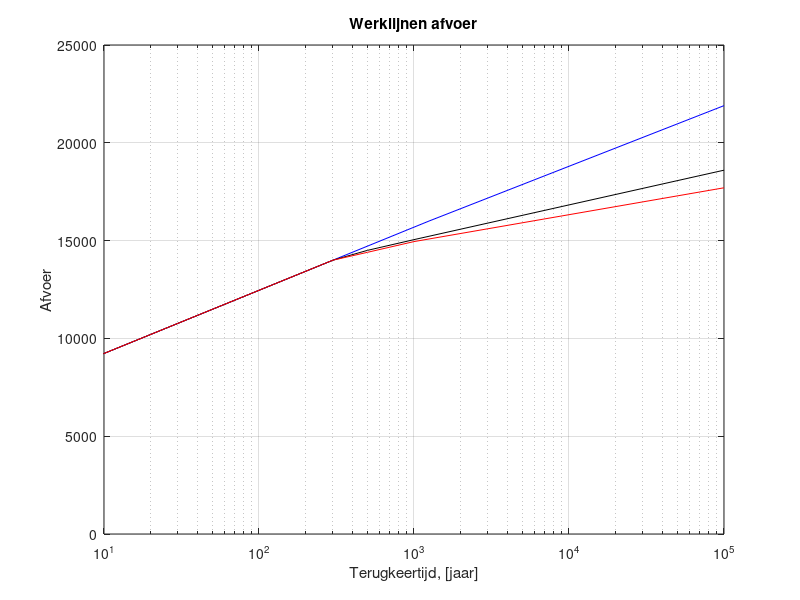
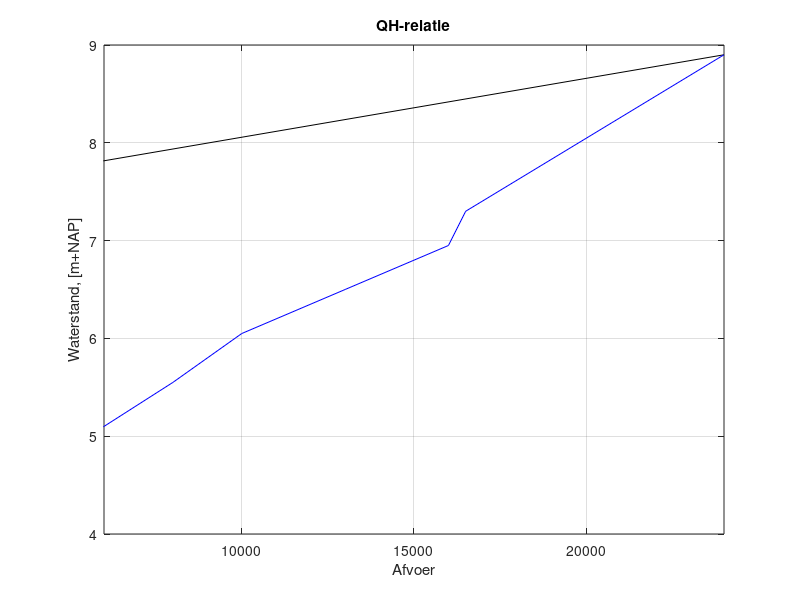
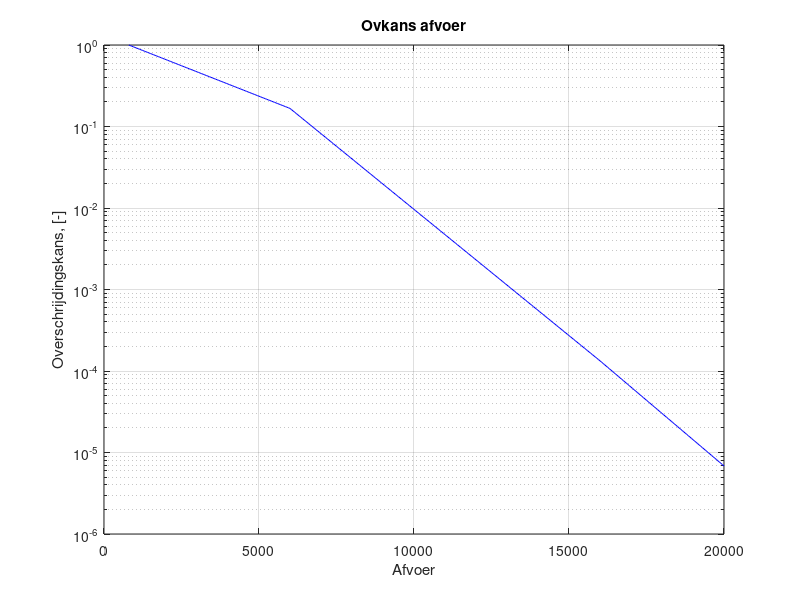

MATLAB code to generate these figures, in order: (Note: this script raises an error after producing the figures.)
% Script om modelonzekerheden waterstand uit te integreren.
%
% Aanname: volledige afhankelijkheid opeenvolgende blokken.
%
% Als voor de ovfreq van de afvoer een uitgeintegreerde versie wordt
% genomen, zit de onzekerheid van de afvoer ook in de resultaten. Zie
% aantekeningen bij 21 november 2015.

% % Auteur: Chris Geerse
% % November 2015



%==========================================================================
% Algemene zaken
%==========================================================================

clc;
clear;
close all
addpath 'Hulproutines\' 'Invoer\';

%==========================================================================
% Invoerparameters.
%==========================================================================

% Ovkans afvoer in basisduur (kan versie met of zonder onzekerheden in de
% afvoer zijn)
% Oude lijn HR2006
kOvkansInv1 = [...
    800, 1
    6000, 1/6
    16000, 1/6*(1/1250)
    21900, 1/6*(1e-5)];

% uitgeintegreerde lijn uit Grade
kOvkansInv2 = [...
    800, 1
    6000, 1/6
    14000, 1/6*(1/300)
    14500, 1/6*(1/500)
    15050, 1/6*(1/1000)
    18600, 1/6*(1e-5)];

% uit Grade
kOvkansInv3 = [...
    800, 1
    6000, 1/6
    14000, 1/6*(1/300)
    14400, 1/6*(1/500)
    14950, 1/6*(1/1000)
    17700, 1/6*(1e-5)];


% Werklijnen afvoer
figure
semilogx(1./(6*kOvkansInv1(:,2)), kOvkansInv1(:,1), 'b-')
hold on; grid on
semilogx(1./(6*kOvkansInv2(:,2)), kOvkansInv2(:,1), 'k-')
semilogx(1./(6*kOvkansInv3(:,2)), kOvkansInv3(:,1), 'r-')
title('Werklijnen afvoer')
xlabel('Terugkeertijd, [jaar]')
ylabel('Afvoer')
%legend('Zonder modelonzekerheid ws', 'Met modelonzekerheid ws')
xlim([10, 1e5])

% Keuze werklijn met afbuiging (incl. onzekerheid afvoer)
kOvkansInv = kOvkansInv1;
    
%kOvkansInv = kOvkansInv3;



% QH-relatie zonder knikken
QH_relatie1 =[...
    750, 7.5
    24000, 8.9];
% QH-relatie met knikken
QH_relatie2 =[...
    750, 4
    6000, 5.1
    8000, 5.55
    10000, 6.05, 
    13000, 6.5
    16000, 6.95
    16500, 7.3
    24000, 8.9];

% even trucen
% QH-relatie met knikken
QH_relatie3 =[...
    750, 4
    6000, 5.95
    8000, 6.0
    10000, 6.05, 
    13000, 6.5
    16000, 7.2
    16500, 7.3
    24000, 8.9];


figure
plot(QH_relatie1(:,1),QH_relatie1(:,2), 'k-')
hold on; grid on
plot(QH_relatie2(:,1),QH_relatie2(:,2), 'b-')
title('QH-relatie')
xlabel('Afvoer')
ylabel('Waterstand, [m+NAP]')
xlim([6000, 24000])

%===============================
%===============================
% Keuze
QH_relatie = QH_relatie3;


% Onzekerheid waterstand, normaal verdeel met mu en sigma
hMu  = 0;       %m
hSig = 0.45;     %m


%==========================================================================
%==========================================================================
% Berekeningen
%==========================================================================
%==========================================================================

% Maak k-grid
kMin = 800;
kSt  = 50;
kMax = 20000;

% Ovkansen op kGrid
kGrid = [kMin : kSt : kMax]';
kPov = exp( interp1(kOvkansInv(:,1), log(kOvkansInv(:,2)), kGrid, 'linear', 'extrap') );

figure
semilogy(kGrid, kPov, 'b-')
hold on; grid on
title('Ovkans afvoer')
xlabel('Afvoer')
ylabel('Overschrijdingskans, [-]')



%==========================================================================
% Ovkansen waterstand zonder modelonzekerheid waterstand
%==========================================================================

% grid van waterstande
hMin = min(QH_relatie(:,2));
hSt  = 0.001;
hMax = max(QH_relatie(:,2));
hGrid = [hMin : hSt : hMax]';

for i = 1 : length(hGrid)
    hPov(i)  = exp( interp1( kGrid, log(kPov),  bepaalQbijH( hGrid(i), QH_relatie) , 'linear', 'extrap') );
end


figure
semilogy(hGrid, hPov, 'b-')
hold on; grid on
title('Ovkans waterstand')
xlabel('Waterstand')
ylabel('Overschrijdingskans, [-]')



%==========================================================================
% Ovkansen waterstand met modelonzekerheid waterstand
%==========================================================================

% Maak y-grid voor verwerken onzekerheid waterstand
% yMin  = hMu - 4*hSig;
% ySt   = hSig/10;
% yMax  = hMu + 4*hSig;

yMin  = hMu - 4*hSig;
ySt   = hSig/10;
yMax  = hMu + 4*hSig;

yGrid = [yMin : ySt : yMax]';


% Bereken integraal P_B(H>h) inclusief onzekerheid y voor ws in basisduur B.
% Doe dit op h-grid van waterstanden.

for i = 1 : length(hGrid)
    
    PovAfvoer    = exp( interp1( kGrid, log(kPov),  bepaalQbijH( hGrid(i) - yGrid, QH_relatie) , 'linear', 'extrap') );
    klassekansen = normpdf(yGrid, hMu, hSig)*ySt;
    
    % bereken integraal
    hPovOnz(i)   = klassekansen' * PovAfvoer;
    
end

% %==========================================================================
% % Figuren
% %==========================================================================


QH_uitgebreid(:,1) = kGrid;
QH_uitgebreid(:,2) = interp1(QH_relatie(:,1), QH_relatie(:,2), kGrid, 'linear', 'extrap');


figure
plot(QH_uitgebreid(:,1),QH_uitgebreid(:,2), 'k-')
hold on; grid on
title('QH-relatie')
xlabel('Afvoer')
ylabel('Waterstand, [m+NAP]')




% Kansen in basisduur
figure
semilogy(hGrid, hPov, 'b-')
hold on; grid on
semilogy(hGrid, hPovOnz, 'r-')
title('Uitintegratie onzekerheid waterstand')
xlabel('Waterstand')
ylabel('Overschrijdingskans, [-]')
legend('Zonder modelonzekerheid ws', 'Met modelonzekerheid ws')


close all

% Frequentielijnen
figure
semilogx(1./(6*hPov), hGrid, 'b-')
hold on; grid on
semilogx( 1./(6*hPovOnz), hGrid, 'r-')
title('Uitintegratie onzekerheid waterstand')
xlabel('Terugkeertijd, [jaar]')
ylabel('Waterstand')
legend('Zonder modelonzekerheid ws', 'Met modelonzekerheid ws')
xlim([10, 1e5])

    


